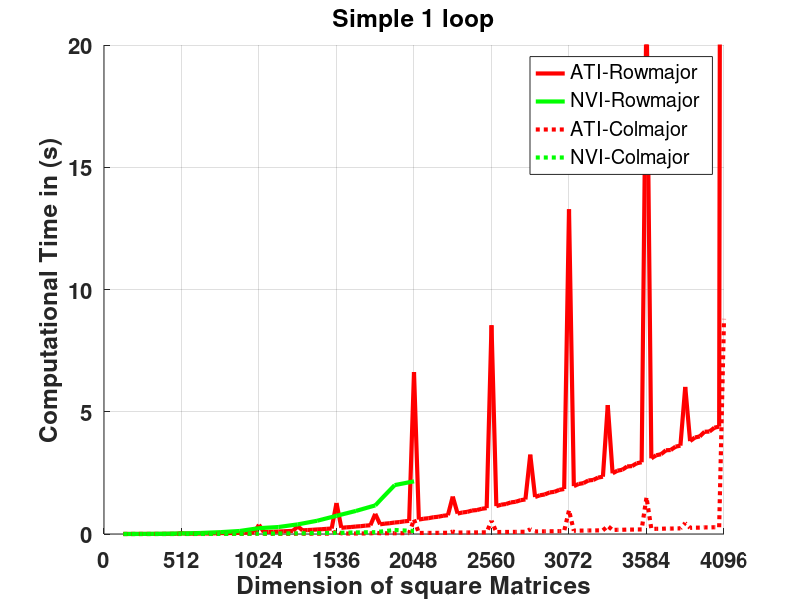
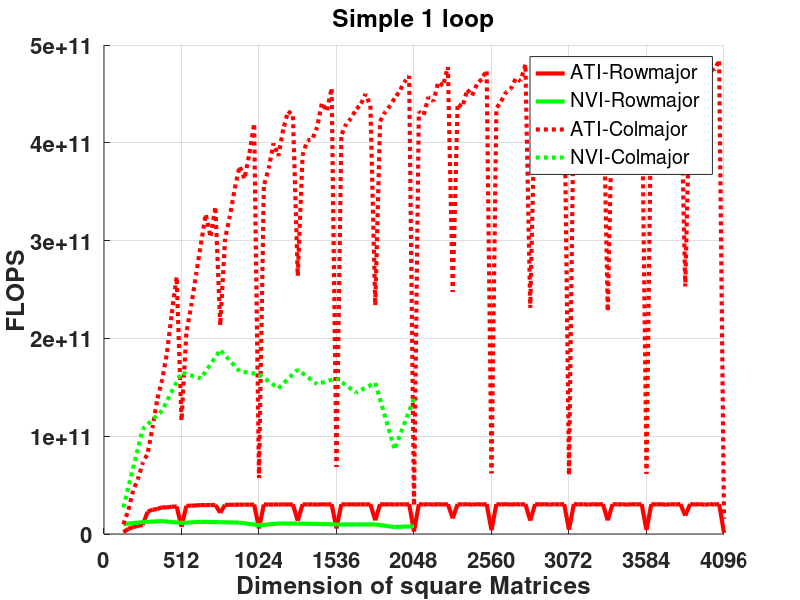
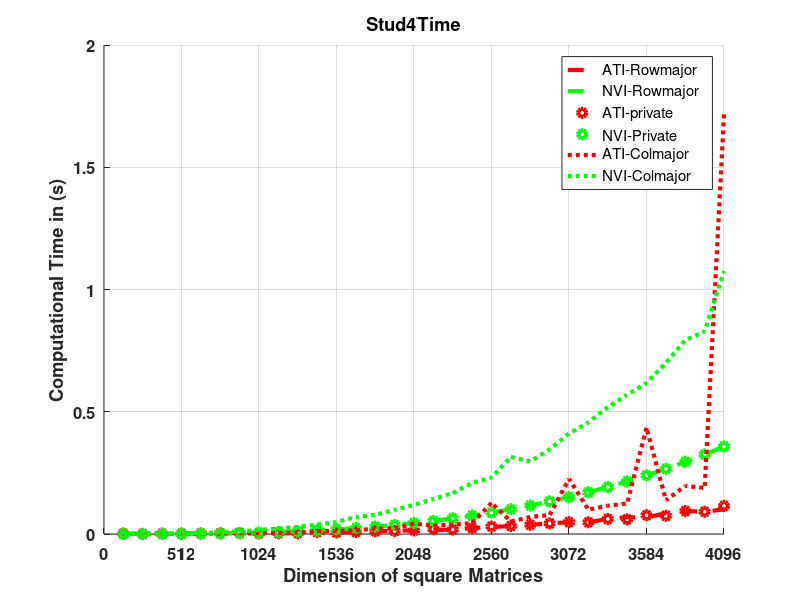
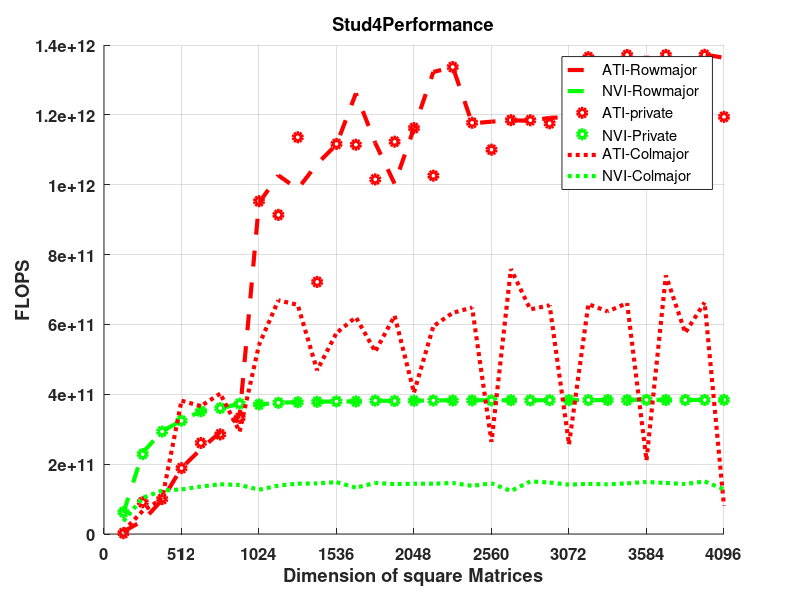

These charts were generated, in order, by the following MATLAB code:
x = 128:128:4096; %anfangswert, schrittweite, endwert
xsmall = 128 : 128 : 2048;
xalot = 128 : 32 : 4096;


%%%%%% NVIDIA Results	

NVIstud4_RMBlockUnrolled_float_B32x2_n = [2.09715e+06,1.67772e+07,5.66231e+07,1.34218e+08,2.62144e+08,4.52985e+08,7.19323e+08,1.07374e+09,1.52882e+09,2.09715e+09,2.79131e+09,3.62388e+09,4.60744e+09,5.75459e+09,7.07789e+09,8.58993e+09,1.03033e+10,1.22306e+10,1.43844e+10,1.67772e+10,1.94217e+10,2.23305e+10,2.5516e+10,2.8991e+10,3.2768e+10,3.68595e+10,4.12782e+10,4.60367e+10,5.11474e+10,5.66231e+10,6.24763e+10,6.87195e+10];
NVIstud4_RMBlockUnrolled_float_B32x2_o = [4.17792e+06,3.34889e+07,1.13099e+08,2.68173e+08,5.23878e+08,9.0538e+08,1.43784e+09,2.14644e+09,3.05632e+09,4.19267e+09,5.58064e+09,7.2454e+09,9.21212e+09,1.1506e+10,1.41521e+10,1.71757e+10,2.06019e+10,2.44559e+10,2.87628e+10,3.35479e+10,3.88362e+10,4.4653e+10,5.10234e+10,5.79726e+10,6.55258e+10,7.3708e+10,8.25445e+10,9.20605e+10,1.02281e+11,1.13231e+11,1.24937e+11,1.37422e+11];
NVIstud4_RMBlockUnrolled_float_B32x2_t = [6.95e-05,0.0001435,0.0003849,0.0008254,0.0014903,0.0025152,0.0038567,0.0057873,0.0081324,0.0111031,0.0147407,0.0190849,0.0242757,0.0301238,0.0371731,0.0450139,0.0538992,0.0638488,0.0750117,0.0877034,0.101376,0.116652,0.133159,0.15126,0.170874,0.192216,0.214926,0.239404,0.266653,0.2951,0.325535,0.357931];
NVIstud4_RMBlockUnrolled_float_B32x2_p = [6.0114e+10,2.33372e+11,2.93839e+11,3.24901e+11,3.51525e+11,3.59963e+11,3.72817e+11,3.70887e+11,3.7582e+11,3.77612e+11,3.78587e+11,3.7964e+11,3.79479e+11,3.81956e+11,3.80708e+11,3.81564e+11,3.8223e+11,3.83028e+11,3.83444e+11,3.82515e+11,3.8309e+11,3.82788e+11,3.83177e+11,3.83265e+11,3.83473e+11,3.83465e+11,3.8406e+11,3.84541e+11,3.83574e+11,3.83705e+11,3.83789e+11,3.83935e+11];
     
NVIstud4_RMunrolledBsregister_float_B32x2_n = [2.09715e+06,1.67772e+07,5.66231e+07,1.34218e+08,2.62144e+08,4.52985e+08,7.19323e+08,1.07374e+09,1.52882e+09,2.09715e+09,2.79131e+09,3.62388e+09,4.60744e+09,5.75459e+09,7.07789e+09,8.58993e+09,1.03033e+10,1.22306e+10,1.43844e+10,1.67772e+10,1.94217e+10,2.23305e+10,2.5516e+10,2.8991e+10,3.2768e+10,3.68595e+10,4.12782e+10,4.60367e+10,5.11474e+10,5.66231e+10,6.24763e+10,6.87195e+10];
NVIstud4_RMunrolledBsregister_float_B32x2_o = [4.17792e+06,3.34889e+07,1.13099e+08,2.68173e+08,5.23878e+08,9.0538e+08,1.43784e+09,2.14644e+09,3.05632e+09,4.19267e+09,5.58064e+09,7.2454e+09,9.21212e+09,1.1506e+10,1.41521e+10,1.71757e+10,2.06019e+10,2.44559e+10,2.87628e+10,3.35479e+10,3.88362e+10,4.4653e+10,5.10234e+10,5.79726e+10,6.55258e+10,7.3708e+10,8.25445e+10,9.20605e+10,1.02281e+11,1.13231e+11,1.24937e+11,1.37422e+11];
NVIstud4_RMunrolledBsregister_float_B32x2_t = [6.67e-05,0.0001463,0.0003856,0.0008268,0.0014916,0.0025125,0.0038547,0.0057873,0.0081373,0.0111096,0.0147479,0.0190814,0.0242744,0.0301303,0.0371681,0.0450202,0.053927,0.0640156,0.0751958,0.0876999,0.101373,0.11666,0.133166,0.151264,0.170874,0.192212,0.215318,0.239771,0.266663,0.295099,0.32555,0.35793];
NVIstud4_RMunrolledBsregister_float_B32x2_p = [6.26375e+10,2.28906e+11,2.93306e+11,3.24351e+11,3.51219e+11,3.6035e+11,3.7301e+11,3.70887e+11,3.75594e+11,3.77391e+11,3.78402e+11,3.7971e+11,3.79499e+11,3.81873e+11,3.80759e+11,3.8151e+11,3.82033e+11,3.8203e+11,3.82506e+11,3.8253e+11,3.83101e+11,3.82762e+11,3.83157e+11,3.83254e+11,3.83473e+11,3.83473e+11,3.83361e+11,3.83952e+11,3.83559e+11,3.83707e+11,3.83771e+11,3.83936e+11];
     
NVIstud4_CMunrolled_float_B32x2_n = [2.09715e+06,1.67772e+07,5.66231e+07,1.34218e+08,2.62144e+08,4.52985e+08,7.19323e+08,1.07374e+09,1.52882e+09,2.09715e+09,2.79131e+09,3.62388e+09,4.60744e+09,5.75459e+09,7.07789e+09,8.58993e+09,1.03033e+10,1.22306e+10,1.43844e+10,1.67772e+10,1.94217e+10,2.23305e+10,2.5516e+10,2.8991e+10,3.2768e+10,3.68595e+10,4.12782e+10,4.60367e+10,5.11474e+10,5.66231e+10,6.24763e+10,6.87195e+10];
NVIstud4_CMunrolled_float_B32x2_o = [4.17792e+06,3.34889e+07,1.13099e+08,2.68173e+08,5.23878e+08,9.0538e+08,1.43784e+09,2.14644e+09,3.05632e+09,4.19267e+09,5.58064e+09,7.2454e+09,9.21212e+09,1.1506e+10,1.41521e+10,1.71757e+10,2.06019e+10,2.44559e+10,2.87628e+10,3.35479e+10,3.88362e+10,4.4653e+10,5.10234e+10,5.79726e+10,6.55258e+10,7.3708e+10,8.25445e+10,9.20605e+10,1.02281e+11,1.13231e+11,1.24937e+11,1.37422e+11];
NVIstud4_CMunrolled_float_B32x2_t = [0.0001146,0.0003226,0.00091,0.0020999,0.0038534,0.0063598,0.0102432,0.0169456,0.0220581,0.0290799,0.0385324,0.0488352,0.069442,0.0787003,0.0990387,0.119255,0.143084,0.167457,0.208632,0.231182,0.315494,0.296705,0.346329,0.410647,0.456562,0.518592,0.56945,0.617855,0.700008,0.792307,0.829334,1.07556];
NVIstud4_CMunrolled_float_B32x2_p = [3.64565e+10,1.03809e+11,1.24284e+11,1.27708e+11,1.35952e+11,1.4236e+11,1.40371e+11,1.26666e+11,1.38558e+11,1.44177e+11,1.4483e+11,1.48364e+11,1.32659e+11,1.462e+11,1.42895e+11,1.44025e+11,1.43985e+11,1.46043e+11,1.37864e+11,1.45115e+11,1.23097e+11,1.50496e+11,1.47326e+11,1.41174e+11,1.4352e+11,1.42131e+11,1.44955e+11,1.49e+11,1.46114e+11,1.42914e+11,1.50647e+11,1.27768e+11];

NVIDIAstud4_multiRM_float_B16x16_n = [2.09715e+06,1.67772e+07,5.66231e+07,1.34218e+08,2.62144e+08,4.52985e+08,7.19323e+08,1.07374e+09,1.52882e+09,2.09715e+09,2.79131e+09,3.62388e+09,4.60744e+09,5.75459e+09,7.07789e+09,8.58993e+09];
NVIDIAstud4_multiRM_float_B16x16_o = [4.17792e+06,3.34889e+07,1.13099e+08,2.68173e+08,5.23878e+08,9.0538e+08,1.43784e+09,2.14644e+09,3.05632e+09,4.19267e+09,5.58064e+09,7.2454e+09,9.21212e+09,1.1506e+10,1.41521e+10,1.71757e+10];
NVIDIAstud4_multiRM_float_B16x16_t = [0.0004131,0.0027477,0.0085702,0.0236231,0.0421162,0.0749314,0.123383,0.238944,0.284954,0.393614,0.541147,0.744599,0.942911,1.16979,1.99975,2.15434];
NVIDIAstud4_multiRM_float_B16x16_p = [1.01136e+10,1.2188e+10,1.31967e+10,1.13522e+10,1.24389e+10,1.20828e+10,1.16535e+10,8.98299e+09,1.07257e+10,1.06517e+10,1.03126e+10,9.73061e+09,9.76987e+09,9.83588e+09,7.07693e+09,7.97258e+09];
 
NVIDIAstud4_multiCM_float_B16x16_n = [2.09715e+06,1.67772e+07,5.66231e+07,1.34218e+08,2.62144e+08,4.52985e+08,7.19323e+08,1.07374e+09,1.52882e+09,2.09715e+09,2.79131e+09,3.62388e+09,4.60744e+09,5.75459e+09,7.07789e+09,8.58993e+09];
NVIDIAstud4_multiCM_float_B16x16_o = [4.17792e+06,3.34889e+07,1.13099e+08,2.68173e+08,5.23878e+08,9.0538e+08,1.43784e+09,2.14644e+09,3.05632e+09,4.19267e+09,5.58064e+09,7.2454e+09,9.21212e+09,1.1506e+10,1.41521e+10,1.71757e+10];
NVIDIAstud4_multiCM_float_B16x16_t = [0.000154,0.000312,0.0008966,0.0016241,0.0032938,0.0048128,0.0086415,0.013146,0.0205229,0.0249448,0.0364383,0.0454836,0.0637197,0.0744545,0.163352,0.123886];
NVIDIAstud4_multiCM_float_B16x16_p = [2.71294e+10,1.07336e+11,1.26142e+11,1.65121e+11,1.5905e+11,1.88119e+11,1.66388e+11,1.63277e+11,1.48922e+11,1.68078e+11,1.53153e+11,1.59297e+11,1.44573e+11,1.54537e+11,8.66355e+10,1.38641e+11];



%%%%%% ATI Results

ATIstud4_RMBlockUnrolled_float_B32x2_n = [2.09715e+06,1.67772e+07,5.66231e+07,1.34218e+08,2.62144e+08,4.52985e+08,7.19323e+08,1.07374e+09,1.52882e+09,2.09715e+09,2.79131e+09,3.62388e+09,4.60744e+09,5.75459e+09,7.07789e+09,8.58993e+09,1.03033e+10,1.22306e+10,1.43844e+10,1.67772e+10,1.94217e+10,2.23305e+10,2.5516e+10,2.8991e+10,3.2768e+10,3.68595e+10,4.12782e+10,4.60367e+10,5.11474e+10,5.66231e+10,6.24763e+10,6.87195e+10];
ATIstud4_RMBlockUnrolled_float_B32x2_o = [4.17792e+06,3.34889e+07,1.13099e+08,2.68173e+08,5.23878e+08,9.0538e+08,1.43784e+09,2.14644e+09,3.05632e+09,4.19267e+09,5.58064e+09,7.2454e+09,9.21212e+09,1.1506e+10,1.41521e+10,1.71757e+10,2.06019e+10,2.44559e+10,2.87628e+10,3.35479e+10,3.88362e+10,4.4653e+10,5.10234e+10,5.79726e+10,6.55258e+10,7.3708e+10,8.25445e+10,9.20605e+10,1.02281e+11,1.13231e+11,1.24937e+11,1.37422e+11];
ATIstud4_RMBlockUnrolled_float_B32x2_t = [0.0006291,0.0008799,0.0011611,0.0014198,0.0021531,0.0031058,0.0042522,0.0022648,0.0029768,0.004245,0.0052652,0.0064982,0.0073025,0.0102783,0.0141151,0.0147806,0.0155747,0.0182921,0.0244656,0.0284187,0.032787,0.0377438,0.042829,0.0485676,0.0479656,0.0615875,0.0688472,0.0672689,0.0851676,0.0940866,0.0910222,0.100788];
ATIstud4_RMBlockUnrolled_float_B32x2_p = [6.64111e+09,3.80599e+10,9.74066e+10,1.88881e+11,2.43314e+11,2.91513e+11,3.38141e+11,9.47737e+11,1.02671e+12,9.87672e+11,1.05991e+12,1.11499e+12,1.2615e+12,1.11944e+12,1.00262e+12,1.16204e+12,1.32278e+12,1.33696e+12,1.17564e+12,1.18049e+12,1.1845e+12,1.18306e+12,1.19133e+12,1.19365e+12,1.3661e+12,1.1968e+12,1.19895e+12,1.36854e+12,1.20094e+12,1.20348e+12,1.3726e+12,1.36348e+12];
     
ATIstud4_RMunrolledBsregister_float_B32x2_n = [2.09715e+06,1.67772e+07,5.66231e+07,1.34218e+08,2.62144e+08,4.52985e+08,7.19323e+08,1.07374e+09,1.52882e+09,2.09715e+09,2.79131e+09,3.62388e+09,4.60744e+09,5.75459e+09,7.07789e+09,8.58993e+09,1.03033e+10,1.22306e+10,1.43844e+10,1.67772e+10,1.94217e+10,2.23305e+10,2.5516e+10,2.8991e+10,3.2768e+10,3.68595e+10,4.12782e+10,4.60367e+10,5.11474e+10,5.66231e+10,6.24763e+10,6.87195e+10];
ATIstud4_RMunrolledBsregister_float_B32x2_o = [4.17792e+06,3.34889e+07,1.13099e+08,2.68173e+08,5.23878e+08,9.0538e+08,1.43784e+09,2.14644e+09,3.05632e+09,4.19267e+09,5.58064e+09,7.2454e+09,9.21212e+09,1.1506e+10,1.41521e+10,1.71757e+10,2.06019e+10,2.44559e+10,2.87628e+10,3.35479e+10,3.88362e+10,4.4653e+10,5.10234e+10,5.79726e+10,6.55258e+10,7.3708e+10,8.25445e+10,9.20605e+10,1.02281e+11,1.13231e+11,1.24937e+11,1.37422e+11];
ATIstud4_RMunrolledBsregister_float_B32x2_t = [0.0017535,0.0003683,0.0011295,0.0014218,0.0020095,0.0031739,0.0043267,0.0022529,0.0033452,0.0036912,0.0077332,0.006488,0.0082655,0.0113337,0.0126005,0.0147782,0.0200824,0.0182928,0.0244297,0.0304903,0.032779,0.0376949,0.0433923,0.0485826,0.0479997,0.0615916,0.0601862,0.0767924,0.0745705,0.0939939,0.0910692,0.115065];
ATIstud4_RMunrolledBsregister_float_B32x2_p = [2.38262e+09,9.09283e+10,1.00132e+11,1.88615e+11,2.60701e+11,2.85258e+11,3.32319e+11,9.52743e+11,9.13644e+11,1.13585e+12,7.21646e+11,1.11674e+12,1.11453e+12,1.0152e+12,1.12314e+12,1.16223e+12,1.02587e+12,1.33691e+12,1.17737e+12,1.10028e+12,1.18479e+12,1.18459e+12,1.17586e+12,1.19328e+12,1.36513e+12,1.19672e+12,1.37149e+12,1.19882e+12,1.3716e+12,1.20467e+12,1.37189e+12,1.1943e+12];
     
ATIstud4_CMunrolled_float_B32x2_n = [2.09715e+06,1.67772e+07,5.66231e+07,1.34218e+08,2.62144e+08,4.52985e+08,7.19323e+08,1.07374e+09,1.52882e+09,2.09715e+09,2.79131e+09,3.62388e+09,4.60744e+09,5.75459e+09,7.07789e+09,8.58993e+09,1.03033e+10,1.22306e+10,1.43844e+10,1.67772e+10,1.94217e+10,2.23305e+10,2.5516e+10,2.8991e+10,3.2768e+10,3.68595e+10,4.12782e+10,4.60367e+10,5.11474e+10,5.66231e+10,6.24763e+10,6.87195e+10];
ATIstud4_CMunrolled_float_B32x2_o = [4.17792e+06,3.34889e+07,1.13099e+08,2.68173e+08,5.23878e+08,9.0538e+08,1.43784e+09,2.14644e+09,3.05632e+09,4.19267e+09,5.58064e+09,7.2454e+09,9.21212e+09,1.1506e+10,1.41521e+10,1.71757e+10,2.06019e+10,2.44559e+10,2.87628e+10,3.35479e+10,3.88362e+10,4.4653e+10,5.10234e+10,5.79726e+10,6.55258e+10,7.3708e+10,8.25445e+10,9.20605e+10,1.02281e+11,1.13231e+11,1.24937e+11,1.37422e+11];
ATIstud4_CMunrolled_float_B32x2_t = [0.0004855,0.0005046,0.0011231,0.0007028,0.0014304,0.002253,0.0049032,0.0039641,0.0045684,0.0063908,0.0119107,0.0125877,0.0148399,0.0220239,0.0226557,0.0423899,0.034635,0.0386168,0.0443682,0.127235,0.0511765,0.0694225,0.0779358,0.225601,0.0995709,0.1157,0.124842,0.435475,0.138134,0.196561,0.188422,1.71611];
ATIstud4_CMunrolled_float_B32x2_p = [8.6054e+09,6.63672e+10,1.00702e+11,3.81578e+11,3.66246e+11,4.01855e+11,2.93246e+11,5.41468e+11,6.69013e+11,6.56047e+11,4.6854e+11,5.75593e+11,6.20767e+11,5.22431e+11,6.24659e+11,4.05183e+11,5.94828e+11,6.33296e+11,6.48275e+11,2.63669e+11,7.58868e+11,6.43207e+11,6.54685e+11,2.56969e+11,6.58081e+11,6.37063e+11,6.61192e+11,2.11403e+11,7.40446e+11,5.76064e+11,6.63069e+11,8.00775e+10];

%ATIstud4_multiRM_float_B16x16_n = [2.09715e+06,1.67772e+07,5.66231e+07,1.34218e+08,2.62144e+08,4.52985e+08,7.19323e+08,1.07374e+09,1.52882e+09,2.09715e+09,2.79131e+09,3.62388e+09,4.60744e+09,5.75459e+09,7.07789e+09,8.58993e+09,1.03033e+10,1.22306e+10,1.43844e+10,1.67772e+10,1.94217e+10,2.23305e+10,2.5516e+10,2.8991e+10,3.2768e+10,3.68595e+10,4.12782e+10,4.60367e+10,5.11474e+10,5.66231e+10,6.24763e+10,6.87195e+10];
%ATIstud4_multiRM_float_B16x16_o = [4.17792e+06,3.34889e+07,1.13099e+08,2.68173e+08,5.23878e+08,9.0538e+08,1.43784e+09,2.14644e+09,3.05632e+09,4.19267e+09,5.58064e+09,7.2454e+09,9.21212e+09,1.1506e+10,1.41521e+10,1.71757e+10,2.06019e+10,2.44559e+10,2.87628e+10,3.35479e+10,3.88362e+10,4.4653e+10,5.10234e+10,5.79726e+10,6.55258e+10,7.3708e+10,8.25445e+10,9.20605e+10,1.02281e+11,1.13231e+11,1.24937e+11,1.37422e+11];
%ATIstud4_multiRM_float_B16x16_t = [0.0017828,0.0036249,0.0041293,0.038006,0.0176896,0.0421743,0.047977,0.340289,0.101543,0.290271,0.185754,1.25309,0.305979,0.899872,0.470435,6.14323,0.684949,1.53323,0.960207,8.59851,1.29282,3.18854,1.69987,12.4195,2.18918,5.31258,2.76396,22.2391,3.42403,6.6554,4.18856,121.858];
%ATIstud4_multiRM_float_B16x16_p = [2.34346e+09,9.23857e+09,2.73893e+10,7.05608e+09,2.96151e+10,2.14676e+10,2.99694e+10,6.30768e+09,3.00987e+10,1.4444e+10,3.00432e+10,5.78202e+09,3.0107e+10,1.27862e+10,3.0083e+10,2.79587e+09,3.0078e+10,1.59505e+10,2.99548e+10,3.90159e+09,3.004e+10,1.40042e+10,3.00162e+10,4.66786e+09,2.99317e+10,1.38743e+10,2.98646e+10,4.13958e+09,2.98716e+10,1.70135e+10,2.98281e+10,1.12772e+09];
 
%ATIstud4_multiCM_float_B16x16_n = [2.09715e+06,1.67772e+07,5.66231e+07,1.34218e+08,2.62144e+08,4.52985e+08,7.19323e+08,1.07374e+09,1.52882e+09,2.09715e+09,2.79131e+09,3.62388e+09,4.60744e+09,5.75459e+09,7.07789e+09,8.58993e+09,1.03033e+10,1.22306e+10,1.43844e+10,1.67772e+10,1.94217e+10,2.23305e+10,2.5516e+10,2.8991e+10,3.2768e+10,3.68595e+10,4.12782e+10,4.60367e+10,5.11474e+10,5.66231e+10,6.24763e+10,6.87195e+10];
%ATIstud4_multiCM_float_B16x16_o = [4.17792e+06,3.34889e+07,1.13099e+08,2.68173e+08,5.23878e+08,9.0538e+08,1.43784e+09,2.14644e+09,3.05632e+09,4.19267e+09,5.58064e+09,7.2454e+09,9.21212e+09,1.1506e+10,1.41521e+10,1.71757e+10,2.06019e+10,2.44559e+10,2.87628e+10,3.35479e+10,3.88362e+10,4.4653e+10,5.10234e+10,5.79726e+10,6.55258e+10,7.3708e+10,8.25445e+10,9.20605e+10,1.02281e+11,1.13231e+11,1.24937e+11,1.37422e+11];
%ATIstud4_multiCM_float_B16x16_t = [0.0004416,0.0004912,0.0006933,0.0024349,0.001777,0.0042809,0.0038232,0.0389795,0.0079226,0.019307,0.0134352,0.122138,0.0212515,0.0589684,0.0318083,0.589623,0.0466273,0.122434,0.0642182,0.538254,0.0853938,0.243335,0.111289,1.00001,0.143845,0.320208,0.179945,1.50135,0.221761,0.441589,0.271479,9.0142];
%ATIstud4_multiCM_float_B16x16_p = [9.46087e+09,6.81777e+10,1.63131e+11,1.10137e+11,2.94811e+11,2.11493e+11,3.76084e+11,5.50657e+10,3.85772e+11,2.17158e+11,4.15374e+11,5.93214e+10,4.33481e+11,1.95121e+11,4.44918e+11,2.91299e+10,4.41842e+11,1.99747e+11,4.47892e+11,6.23272e+10,4.5479e+11,1.83505e+11,4.58477e+11,5.7972e+10,4.55529e+11,2.30188e+11,4.58721e+11,6.13183e+10,4.61222e+11,2.56418e+11,4.60207e+11,1.52451e+10];

ATIstud4_multiRM_float_B16x16_n = [2.09715e+06,4.096e+06,7.07789e+06,1.12394e+07,1.67772e+07,2.38879e+07,3.2768e+07,4.36142e+07,5.66231e+07,7.19913e+07,8.99154e+07,1.10592e+08,1.34218e+08,1.60989e+08,1.91103e+08,2.24756e+08,2.62144e+08,3.03464e+08,3.48914e+08,3.98688e+08,4.52985e+08,5.12e+08,5.7593e+08,6.44973e+08,7.19323e+08,7.99179e+08,8.84736e+08,9.76191e+08,1.07374e+09,1.17758e+09,1.28791e+09,1.40493e+09,1.52882e+09,1.6598e+09,1.79805e+09,1.94376e+09,2.09715e+09,2.2584e+09,2.42772e+09,2.60529e+09,2.79131e+09,2.98598e+09,3.18951e+09,3.40207e+09,3.62388e+09,3.85512e+09,4.096e+09,4.34671e+09,4.60744e+09,4.8784e+09,5.15978e+09,5.45178e+09,5.75459e+09,6.0684e+09,6.39343e+09,6.72986e+09,7.07789e+09,7.43771e+09,7.80953e+09,8.19354e+09,8.58993e+09,8.99891e+09,9.42067e+09,9.8554e+09,1.03033e+10,1.07646e+10,1.12394e+10,1.1728e+10,1.22306e+10,1.27473e+10,1.32784e+10,1.3824e+10,1.43844e+10,1.49597e+10,1.55501e+10,1.61559e+10,1.67772e+10,1.74143e+10,1.80672e+10,1.87363e+10,1.94217e+10,2.01236e+10,2.08423e+10,2.15778e+10,2.23305e+10,2.31004e+10,2.38879e+10,2.4693e+10,2.5516e+10,2.63572e+10,2.72166e+10,2.80945e+10,2.8991e+10,2.99065e+10,3.0841e+10,3.17948e+10,3.2768e+10,3.37609e+10,3.47737e+10,3.58065e+10,3.68595e+10,3.79331e+10,3.90272e+10,4.01422e+10,4.12782e+10,4.24355e+10,4.36142e+10,4.48145e+10,4.60367e+10,4.72808e+10,4.85472e+10,4.9836e+10,5.11474e+10,5.24817e+10,5.38389e+10,5.52193e+10,5.66231e+10,5.80505e+10,5.95017e+10,6.09769e+10,6.24763e+10,6.4e+10,6.55483e+10,6.71214e+10,6.87195e+10];
ATIstud4_multiRM_float_B16x16_o = [4.17792e+06,8.1664e+06,1.41189e+07,2.24287e+07,3.34889e+07,4.76928e+07,6.54336e+07,8.71045e+07,1.13099e+08,1.4381e+08,1.7963e+08,2.20954e+08,2.68173e+08,3.21682e+08,3.81874e+08,4.49142e+08,5.23878e+08,6.06477e+08,6.97332e+08,7.96835e+08,9.0538e+08,1.02336e+09,1.15117e+09,1.2892e+09,1.43784e+09,1.5975e+09,1.76855e+09,1.9514e+09,2.14644e+09,2.35405e+09,2.57464e+09,2.8086e+09,3.05632e+09,3.31819e+09,3.59461e+09,3.88597e+09,4.19267e+09,4.51509e+09,4.85362e+09,5.20868e+09,5.58064e+09,5.96989e+09,6.37685e+09,6.80188e+09,7.2454e+09,7.70779e+09,8.18944e+09,8.69075e+09,9.21212e+09,9.75393e+09,1.03166e+10,1.09005e+10,1.1506e+10,1.21335e+10,1.27834e+10,1.34562e+10,1.41521e+10,1.48716e+10,1.56151e+10,1.6383e+10,1.71757e+10,1.79935e+10,1.88369e+10,1.97062e+10,2.06019e+10,2.15243e+10,2.24738e+10,2.34509e+10,2.44559e+10,2.54892e+10,2.65512e+10,2.76422e+10,2.87628e+10,2.99133e+10,3.1094e+10,3.23054e+10,3.35479e+10,3.48218e+10,3.61276e+10,3.74656e+10,3.88362e+10,4.02399e+10,4.1677e+10,4.31479e+10,4.4653e+10,4.61927e+10,4.77674e+10,4.93775e+10,5.10234e+10,5.27055e+10,5.44241e+10,5.61797e+10,5.79726e+10,5.98033e+10,6.16721e+10,6.35795e+10,6.55258e+10,6.75114e+10,6.95367e+10,7.16021e+10,7.3708e+10,7.58548e+10,7.80429e+10,8.02727e+10,8.25445e+10,8.48589e+10,8.7216e+10,8.96164e+10,9.20605e+10,9.45486e+10,9.70812e+10,9.96585e+10,1.02281e+11,1.04949e+11,1.07663e+11,1.10424e+11,1.13231e+11,1.16086e+11,1.18988e+11,1.21938e+11,1.24937e+11,1.27984e+11,1.3108e+11,1.34226e+11,1.37422e+11];
ATIstud4_multiRM_float_B16x16_t = [0.0022653,0.001586,0.0020006,0.0027142,0.0036235,0.0021008,0.0026326,0.0034193,0.0041286,0.0053136,0.0064235,0.0078636,0.0360428,0.0111861,0.0131585,0.0153971,0.0176832,0.0205019,0.023611,0.0268259,0.0416803,0.0342614,0.0386272,0.0429746,0.0479669,0.0530928,0.0590244,0.0646748,0.376019,0.0778655,0.0857322,0.0927446,0.10155,0.109445,0.119519,0.128047,0.308777,0.148634,0.1612,0.171327,0.185822,0.196241,0.211594,0.223479,1.26693,0.253137,0.271708,0.285313,0.306024,0.320059,0.342387,0.357651,0.824121,0.397952,0.423967,0.441275,0.470487,0.487601,0.517748,0.537093,6.62377,0.589731,0.62479,0.646413,0.684504,0.705307,0.745423,0.768358,1.53175,0.835109,0.880411,0.905543,0.960411,0.979857,1.03101,1.05852,8.53704,1.14048,1.19826,1.22706,1.29225,1.31781,1.38244,1.41295,3.24751,1.51256,1.58403,1.61693,1.69935,1.72577,1.80538,1.83969,13.2817,1.958,2.04627,2.08144,2.18902,2.21072,2.30697,2.34405,5.27268,2.48308,2.58926,2.62748,2.76147,2.77744,2.89375,2.93334,21.9399,3.09461,3.22052,3.26152,3.42434,3.43462,3.57271,3.61372,6.01569,3.79891,3.94706,3.99013,4.18231,4.18819,4.34865,4.39197,121.479];
ATIstud4_multiRM_float_B16x16_p = [1.84431e+09,5.14905e+09,7.05734e+09,8.26346e+09,9.24214e+09,2.27022e+10,2.48551e+10,2.54744e+10,2.7394e+10,2.70644e+10,2.79645e+10,2.80983e+10,7.44041e+09,2.87573e+10,2.90211e+10,2.91705e+10,2.96258e+10,2.95815e+10,2.95342e+10,2.97039e+10,2.1722e+10,2.98692e+10,2.9802e+10,2.99991e+10,2.99757e+10,3.00888e+10,2.9963e+10,3.01725e+10,5.70831e+09,3.02323e+10,3.00312e+10,3.02832e+10,3.00967e+10,3.03183e+10,3.00756e+10,3.0348e+10,1.35783e+10,3.03773e+10,3.01094e+10,3.0402e+10,3.00322e+10,3.04213e+10,3.01371e+10,3.04364e+10,5.71884e+09,3.04491e+10,3.01406e+10,3.04604e+10,3.01026e+10,3.04754e+10,3.01313e+10,3.04779e+10,1.39615e+10,3.04898e+10,3.01519e+10,3.04938e+10,3.00797e+10,3.04996e+10,3.01597e+10,3.05031e+10,2.59303e+09,3.05114e+10,3.01491e+10,3.04855e+10,3.00975e+10,3.05176e+10,3.01491e+10,3.05208e+10,1.5966e+10,3.0522e+10,3.01577e+10,3.05256e+10,2.99484e+10,3.05282e+10,3.01588e+10,3.05193e+10,3.92968e+09,3.05325e+10,3.015e+10,3.05327e+10,3.00531e+10,3.05353e+10,3.01475e+10,3.05375e+10,1.37499e+10,3.05395e+10,3.01556e+10,3.05379e+10,3.00253e+10,3.05403e+10,3.01454e+10,3.05376e+10,4.36486e+09,3.05431e+10,3.01388e+10,3.05459e+10,2.99339e+10,3.05382e+10,3.0142e+10,3.05463e+10,1.39792e+10,3.05486e+10,3.01411e+10,3.05512e+10,2.98915e+10,3.0553e+10,3.01394e+10,3.0551e+10,4.19602e+09,3.05526e+10,3.01445e+10,3.05559e+10,2.98688e+10,3.05563e+10,3.0135e+10,3.05569e+10,1.88227e+10,3.05577e+10,3.0146e+10,3.056e+10,2.98727e+10,3.05583e+10,3.01428e+10,3.05618e+10,1.13124e+09];
 
ATIstud4_multiCM_float_B16x16_n = [2.09715e+06,4.096e+06,7.07789e+06,1.12394e+07,1.67772e+07,2.38879e+07,3.2768e+07,4.36142e+07,5.66231e+07,7.19913e+07,8.99154e+07,1.10592e+08,1.34218e+08,1.60989e+08,1.91103e+08,2.24756e+08,2.62144e+08,3.03464e+08,3.48914e+08,3.98688e+08,4.52985e+08,5.12e+08,5.7593e+08,6.44973e+08,7.19323e+08,7.99179e+08,8.84736e+08,9.76191e+08,1.07374e+09,1.17758e+09,1.28791e+09,1.40493e+09,1.52882e+09,1.6598e+09,1.79805e+09,1.94376e+09,2.09715e+09,2.2584e+09,2.42772e+09,2.60529e+09,2.79131e+09,2.98598e+09,3.18951e+09,3.40207e+09,3.62388e+09,3.85512e+09,4.096e+09,4.34671e+09,4.60744e+09,4.8784e+09,5.15978e+09,5.45178e+09,5.75459e+09,6.0684e+09,6.39343e+09,6.72986e+09,7.07789e+09,7.43771e+09,7.80953e+09,8.19354e+09,8.58993e+09,8.99891e+09,9.42067e+09,9.8554e+09,1.03033e+10,1.07646e+10,1.12394e+10,1.1728e+10,1.22306e+10,1.27473e+10,1.32784e+10,1.3824e+10,1.43844e+10,1.49597e+10,1.55501e+10,1.61559e+10,1.67772e+10,1.74143e+10,1.80672e+10,1.87363e+10,1.94217e+10,2.01236e+10,2.08423e+10,2.15778e+10,2.23305e+10,2.31004e+10,2.38879e+10,2.4693e+10,2.5516e+10,2.63572e+10,2.72166e+10,2.80945e+10,2.8991e+10,2.99065e+10,3.0841e+10,3.17948e+10,3.2768e+10,3.37609e+10,3.47737e+10,3.58065e+10,3.68595e+10,3.79331e+10,3.90272e+10,4.01422e+10,4.12782e+10,4.24355e+10,4.36142e+10,4.48145e+10,4.60367e+10,4.72808e+10,4.85472e+10,4.9836e+10,5.11474e+10,5.24817e+10,5.38389e+10,5.52193e+10,5.66231e+10,5.80505e+10,5.95017e+10,6.09769e+10,6.24763e+10,6.4e+10,6.55483e+10,6.71214e+10,6.87195e+10];
ATIstud4_multiCM_float_B16x16_o = [4.17792e+06,8.1664e+06,1.41189e+07,2.24287e+07,3.34889e+07,4.76928e+07,6.54336e+07,8.71045e+07,1.13099e+08,1.4381e+08,1.7963e+08,2.20954e+08,2.68173e+08,3.21682e+08,3.81874e+08,4.49142e+08,5.23878e+08,6.06477e+08,6.97332e+08,7.96835e+08,9.0538e+08,1.02336e+09,1.15117e+09,1.2892e+09,1.43784e+09,1.5975e+09,1.76855e+09,1.9514e+09,2.14644e+09,2.35405e+09,2.57464e+09,2.8086e+09,3.05632e+09,3.31819e+09,3.59461e+09,3.88597e+09,4.19267e+09,4.51509e+09,4.85362e+09,5.20868e+09,5.58064e+09,5.96989e+09,6.37685e+09,6.80188e+09,7.2454e+09,7.70779e+09,8.18944e+09,8.69075e+09,9.21212e+09,9.75393e+09,1.03166e+10,1.09005e+10,1.1506e+10,1.21335e+10,1.27834e+10,1.34562e+10,1.41521e+10,1.48716e+10,1.56151e+10,1.6383e+10,1.71757e+10,1.79935e+10,1.88369e+10,1.97062e+10,2.06019e+10,2.15243e+10,2.24738e+10,2.34509e+10,2.44559e+10,2.54892e+10,2.65512e+10,2.76422e+10,2.87628e+10,2.99133e+10,3.1094e+10,3.23054e+10,3.35479e+10,3.48218e+10,3.61276e+10,3.74656e+10,3.88362e+10,4.02399e+10,4.1677e+10,4.31479e+10,4.4653e+10,4.61927e+10,4.77674e+10,4.93775e+10,5.10234e+10,5.27055e+10,5.44241e+10,5.61797e+10,5.79726e+10,5.98033e+10,6.16721e+10,6.35795e+10,6.55258e+10,6.75114e+10,6.95367e+10,7.16021e+10,7.3708e+10,7.58548e+10,7.80429e+10,8.02727e+10,8.25445e+10,8.48589e+10,8.7216e+10,8.96164e+10,9.20605e+10,9.45486e+10,9.70812e+10,9.96585e+10,1.02281e+11,1.04949e+11,1.07663e+11,1.10424e+11,1.13231e+11,1.16086e+11,1.18988e+11,1.21938e+11,1.24937e+11,1.27984e+11,1.3108e+11,1.34226e+11,1.37422e+11];
ATIstud4_multiCM_float_B16x16_t = [0.0004251,0.0003434,0.0003194,0.0004007,0.000461,0.0005812,0.0006034,0.0006326,0.0007186,0.0007769,0.0007954,0.000841,0.0023094,0.0015656,0.0016381,0.0016957,0.0017695,0.0018543,0.0022943,0.0023837,0.0042369,0.0033899,0.0035388,0.0036477,0.0038226,0.0043998,0.0045515,0.0046495,0.0374434,0.0066151,0.0068866,0.0070316,0.0079083,0.0080198,0.0083129,0.0090756,0.0158784,0.0116529,0.0120603,0.0129138,0.0134169,0.013537,0.0147538,0.0149187,0.105778,0.0188902,0.0195284,0.020454,0.0212323,0.0222142,0.0229262,0.024892,0.0491687,0.0287581,0.0296391,0.0307548,0.0317716,0.0328577,0.0338028,0.0349791,0.591352,0.0416541,0.0439547,0.0440914,0.0465782,0.0465826,0.0490329,0.0491214,0.0988158,0.0579649,0.0608179,0.0608402,0.0641589,0.0650418,0.0668207,0.0681467,0.540732,0.0800113,0.0816697,0.0829139,0.0853336,0.0864083,0.0899875,0.0899181,0.193097,0.102696,0.106825,0.108082,0.111269,0.112081,0.116429,0.118747,0.962399,0.131816,0.136724,0.139524,0.143614,0.144178,0.147646,0.148833,0.323434,0.166126,0.171883,0.172959,0.180223,0.179856,0.185934,0.187022,1.49597,0.205873,0.212581,0.213482,0.222321,0.221187,0.228277,0.229039,0.447374,0.251592,0.259307,0.259954,0.271111,0.268461,0.276592,0.277153,8.79842];
ATIstud4_multiCM_float_B16x16_p = [9.82809e+09,2.3781e+10,4.42045e+10,5.59737e+10,7.2644e+10,8.20592e+10,1.08441e+11,1.37693e+11,1.57388e+11,1.85107e+11,2.25836e+11,2.62727e+11,1.16123e+11,2.05469e+11,2.3312e+11,2.64871e+11,2.9606e+11,3.27065e+11,3.03941e+11,3.34285e+11,2.13689e+11,3.01885e+11,3.25299e+11,3.53428e+11,3.76143e+11,3.63084e+11,3.88564e+11,4.19701e+11,5.73248e+10,3.5586e+11,3.73863e+11,3.99426e+11,3.8647e+11,4.1375e+11,4.32414e+11,4.28178e+11,2.64048e+11,3.87465e+11,4.02446e+11,4.03342e+11,4.15941e+11,4.41006e+11,4.32217e+11,4.5593e+11,6.84962e+10,4.08031e+11,4.19361e+11,4.24893e+11,4.33873e+11,4.39085e+11,4.49991e+11,4.3791e+11,2.3401e+11,4.21915e+11,4.31302e+11,4.3753e+11,4.45432e+11,4.52607e+11,4.61948e+11,4.68366e+11,2.90448e+10,4.31974e+11,4.28552e+11,4.4694e+11,4.42307e+11,4.62067e+11,4.58342e+11,4.77407e+11,2.47489e+11,4.39734e+11,4.36568e+11,4.54342e+11,4.48306e+11,4.59908e+11,4.65335e+11,4.74057e+11,6.20416e+10,4.35211e+11,4.42362e+11,4.51861e+11,4.55111e+11,4.65695e+11,4.63142e+11,4.79858e+11,2.31247e+11,4.49801e+11,4.47154e+11,4.56854e+11,4.58557e+11,4.70244e+11,4.67445e+11,4.73105e+11,6.02376e+10,4.53689e+11,4.5107e+11,4.55688e+11,4.56263e+11,4.68251e+11,4.70969e+11,4.81091e+11,2.27892e+11,4.5661e+11,4.54046e+11,4.64114e+11,4.58013e+11,4.71814e+11,4.6907e+11,4.79175e+11,6.15391e+10,4.59257e+11,4.56678e+11,4.66823e+11,4.60061e+11,4.74483e+11,4.71635e+11,4.8212e+11,2.53102e+11,4.61406e+11,4.5887e+11,4.69077e+11,4.60832e+11,4.76733e+11,4.73912e+11,4.84303e+11,1.5619e+10];

length(xalot)
length(xsmall)
length(ATIstud4_multiRM_float_B16x16_n)


figure % create new figure
hold on
plot(xalot,ATIstud4_multiRM_float_B16x16_t,'-r','LineWidth',3)
plot(xsmall,NVIDIAstud4_multiRM_float_B16x16_t,'-g','LineWidth',3)
plot(xalot,ATIstud4_multiCM_float_B16x16_t,'r:','LineWidth',3)
plot(xsmall,NVIDIAstud4_multiCM_float_B16x16_t,'g:','LineWidth',3)
legend('ATI-Rowmajor ','NVI-Rowmajor ','ATI-Colmajor ','NVI-Colmajor '); 
title('Simple 1 loop','FontSize',16) % title
ylabel('Computational Time in (s)','FontSize',18) % label for y axis
xlabel('Dimension of square Matrices','FontSize',18) % label for x axis
set(gca,'FontSize',16,'FontWeight','bold')
Ticks = 0:512:4096;
set(gca, 'XTickMode', 'manual', 'XTick', Ticks, 'xlim', [0,4096]);
grid on
axis([0 4096 0 20])
hold off

figure % create new figure
hold on
plot(xalot,ATIstud4_multiRM_float_B16x16_p,'-r','LineWidth',3)
plot(xsmall,NVIDIAstud4_multiRM_float_B16x16_p,'-g','LineWidth',3)
plot(xalot,ATIstud4_multiCM_float_B16x16_p,'r:','LineWidth',3)
plot(xsmall,NVIDIAstud4_multiCM_float_B16x16_p,'g:','LineWidth',3)
legend('ATI-Rowmajor ','NVI-Rowmajor ','ATI-Colmajor ','NVI-Colmajor '); 
title('Simple 1 loop','FontSize',16) % title
ylabel('FLOPS','FontSize',16) % label for y axis
xlabel('Dimension of square Matrices','FontSize',18) % label for x axis
set(gca,'FontSize',16,'FontWeight','bold')
Ticks = 0:512:4096;
set(gca, 'XTickMode', 'manual', 'XTick', Ticks, 'xlim', [0,4096]);
grid on
hold off

figure % create new figure
hold on
plot(x,ATIstud4_RMBlockUnrolled_float_B32x2_t,'--r','LineWidth',3)
plot(x,NVIstud4_RMBlockUnrolled_float_B32x2_t,'--g','LineWidth',3) 
plot(x,ATIstud4_RMunrolledBsregister_float_B32x2_t,'ro','LineWidth',3)
plot(x,NVIstud4_RMunrolledBsregister_float_B32x2_t,'go','LineWidth',3) 
plot(x,ATIstud4_CMunrolled_float_B32x2_t,':r','LineWidth',3)
plot(x,NVIstud4_CMunrolled_float_B32x2_t,':g','LineWidth',3) 
legend('ATI-Rowmajor ','NVI-Rowmajor ','ATI-private','NVI-Private','ATI-Colmajor ','NVI-Colmajor '); 
title('Stud4Time','FontSize',16) % title
ylabel('Computational Time in (s)','FontSize',16) % label for y axis
xlabel('Dimension of square Matrices','FontSize',16) % label for x axis
set(gca,'FontSize',12,'FontWeight','bold')
Ticks = 0:512:4096;
set(gca, 'XTickMode', 'manual', 'XTick', Ticks, 'xlim', [0,4096]);
grid on
hold off

figure % create new figure 
hold on
plot(x,ATIstud4_RMBlockUnrolled_float_B32x2_p,'--r','LineWidth',3)
plot(x,NVIstud4_RMBlockUnrolled_float_B32x2_p,'--g','LineWidth',3) 
plot(x,ATIstud4_RMunrolledBsregister_float_B32x2_p,'ro','LineWidth',3)
plot(x,NVIstud4_RMunrolledBsregister_float_B32x2_p,'go','LineWidth',3) 
plot(x,ATIstud4_CMunrolled_float_B32x2_p,':r','LineWidth',3)
plot(x,NVIstud4_CMunrolled_float_B32x2_p,':g','LineWidth',3) 
legend('ATI-Rowmajor ','NVI-Rowmajor ','ATI-private','NVI-Private','ATI-Colmajor ','NVI-Colmajor '); 
title('Stud4Performance','FontSize',16) % title
ylabel('FLOPS','FontSize',16) % label for y axis
xlabel('Dimension of square Matrices','FontSize',16) % label for x axis
set(gca,'FontSize',12,'FontWeight','bold')
Ticks = 0:512:4096;
set(gca, 'XTickMode', 'manual', 'XTick', Ticks, 'xlim', [0,4096]);
grid on
hold off
